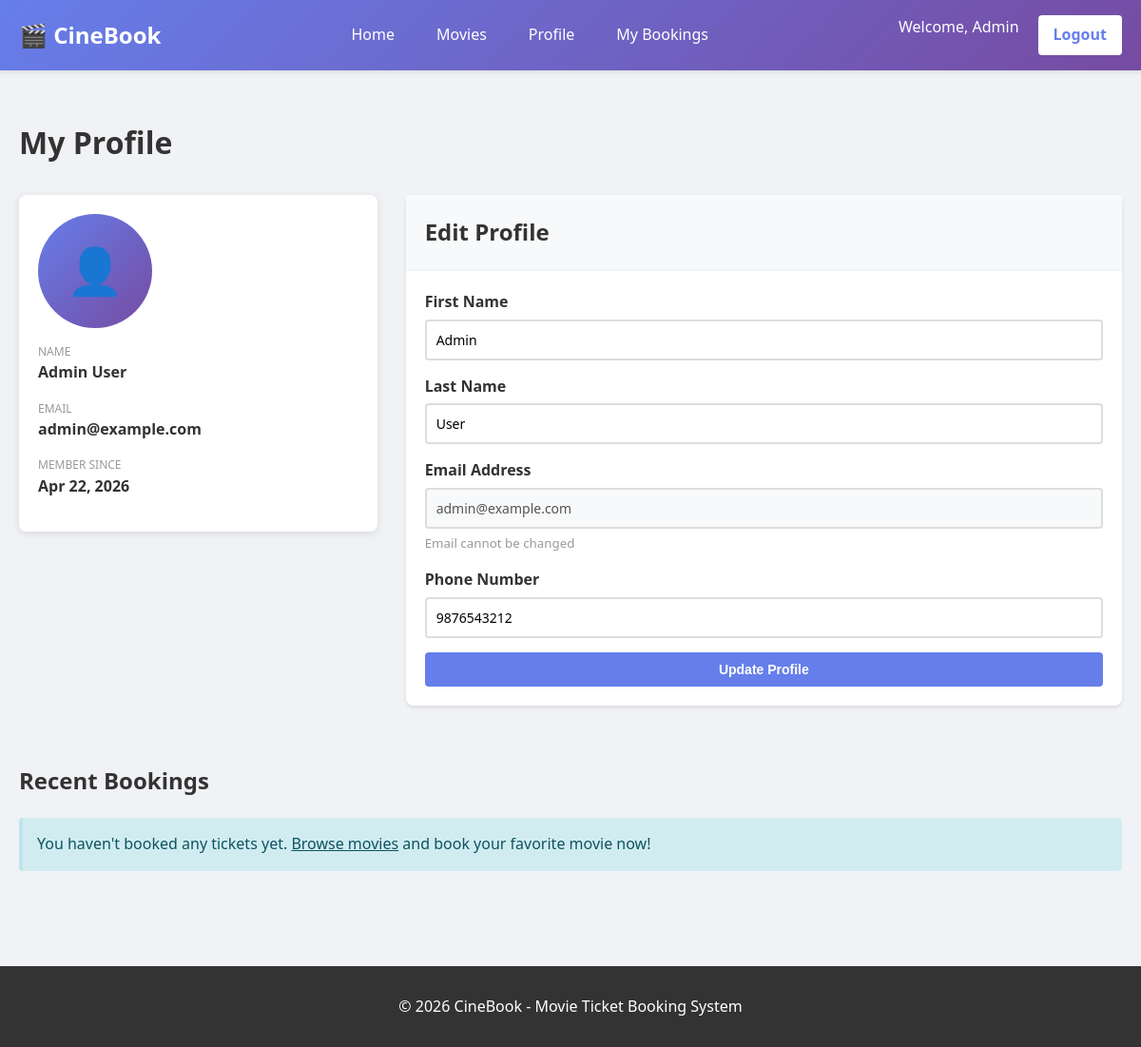
The app's page /pages/profile.php (signed in) with its own data.
### tables this page shows
CREATE TABLE IF NOT EXISTS users (
    user_id INT PRIMARY KEY AUTO_INCREMENT,
    email VARCHAR(100) UNIQUE NOT NULL,
    password VARCHAR(255) NOT NULL,
    first_name VARCHAR(50) NOT NULL,
    last_name VARCHAR(50) NOT NULL,
    phone VARCHAR(15),
    user_type ENUM('user', 'admin') DEFAULT 'user',
    created_at TIMESTAMP DEFAULT CURRENT_TIMESTAMP,
    updated_at TIMESTAMP DEFAULT CURRENT_TIMESTAMP ON UPDATE CURRENT_TIMESTAMP
);

### includes/auth.php (called while the page is built, shortened)
<?php
function get_user_info($conn, $user_id) {
    $query = "SELECT * FROM users WHERE user_id = ?";
    $stmt = $conn->prepare($query);
    $stmt->bind_param("i", $user_id);
    $stmt->execute();
    return $stmt->get_result()->fetch_assoc();
}
?>

### includes/functions.php (called while the page is built, shortened)
<?php
function format_date($date) {
    return date('M d, Y', strtotime($date));
}
?>

### pages/profile.php (the view, shortened to what this page needs)
<?php
require_once '../config/config.php';
require_once '../includes/auth.php';
require_once '../includes/functions.php';
$user = get_user_info($conn, $_SESSION['user_id']);
$bookings = get_user_bookings($conn, $_SESSION['user_id']);
?>
<!DOCTYPE html>
<html lang="en">
<head>
    <link rel="stylesheet" href="../css/style.css">
</head>
<body>
    <header>
        <nav>
            <div class="logo">🎬 CineBook</div>
            <ul class="nav-links">
                <li><a href="../index.php">Home</a></li>
                <li><a href="movies.php">Movies</a></li>
                <li><a href="profile.php">Profile</a></li>
                <li><a href="bookings.php">My Bookings</a></li>
            </ul>
            <div class="auth-buttons">
                <span style="color: white; margin-right: 10px;">
                    Welcome, <?php echo htmlspecialchars($_SESSION['first_name']); ?>
                </span>
                <a href="logout.php">Logout</a>
            </div>
        </nav>
    </header>
    <main class="container">
        <div style="margin: 30px 0;">
            <h1 style="color: #333; margin-bottom: 30px;">My Profile</h1>
            <div class="profile-container">
                <div class="profile-sidebar">
                    <div class="profile-avatar">👤</div>
                    <div class="profile-info">
                        <div class="profile-info-label">Name</div>
                        <div class="profile-info-value"><?php echo htmlspecialchars($user['first_name'] . ' ' . $user['last_name']); ?></div>
                    </div>
                    <div class="profile-info">
                        <div class="profile-info-label">Email</div>
                        <div class="profile-info-value" style="word-break: break-all;"><?php echo htmlspecialchars($user['email']); ?></div>
                    </div>
                    <div class="profile-info">
                        <div class="profile-info-label">Member Since</div>
                        <div class="profile-info-value"><?php echo format_date($user['created_at']); ?></div>
                    </div>
                </div>
                <div>
                    <div class="card">
                        <div class="card-header">
                            <h2>Edit Profile</h2>
                        </div>
                        <form method="POST">
                            <div class="form-group">
                                <label for="first_name">First Name</label>
                                <input type="text" id="first_name" name="first_name" value="<?php echo htmlspecialchars($user['first_name']); ?>" required>
                            </div>
                            <div class="form-group">
                                <label for="last_name">Last Name</label>
                                <input type="text" id="last_name" name="last_name" value="<?php echo htmlspecialchars($user['last_name']); ?>" required>
                            </div>
                            <div class="form-group">
                                <label for="email">Email Address</label>
                                <input type="email" id="email" value="<?php echo htmlspecialchars($user['email']); ?>" disabled style="background-color: #f8f9fa; cursor: not-allowed;">
                                <small style="color: #999; display: block; margin-top: 5px;">Email cannot be changed</small>
                            </div>
                            <div class="form-group">
                                <label for="phone">Phone Number</label>
                                <input type="tel" id="phone" name="phone" value="<?php echo htmlspecialchars($user['phone'] ?? ''); ?>">
                            </div>
                            <button type="submit" class="btn btn-primary" style="width: 100%;">Update Profile</button>
                        </form>
                    </div>
                </div>
            </div>
            <div style="margin-top: 40px;">
                <h2 style="color: #333; margin-bottom: 20px;">Recent Bookings</h2>
                <?php if(!empty($bookings)): ?>
                    <div class="card">
                        <table class="table">
                            <thead>
                                <tr>
                                    <th>Booking ID</th>
                                    <th>Movie</th>
                                    <th>Show Time</th>
                                    <th>Seats</th>
                                    <th>Total Amount</th>
                                    <th>Status</th>
                                    <th>Action</th>
                                </tr>
                            </thead>
                            <tbody>
                                <?php foreach($bookings as $booking): ?>
                                    <tr>
                                        <td><?php echo '#TKT' . str_pad($booking['booking_id'], 6, '0', STR_PAD_LEFT); ?></td>
                                        <td><?php echo htmlspecialchars($booking['title']); ?></td>
                                        <td><?php echo format_datetime($booking['show_time']); ?></td>
                                        <td><?php echo $booking['seat_count']; ?></td>
                                        <td>₹<?php echo $booking['total_amount']; ?></td>
                                        <td>
                                            <span style="padding: 4px 8px; border-radius: 4px; background-color: #d4edda; color: #155724; font-size: 12px;">
                                                <?php echo ucfirst($booking['booking_status']); ?>
                                            </span>
                                        </td>
                                        <td>
                                            <a href="booking-details.php?booking_id=<?php echo $booking['booking_id']; ?>" class="btn btn-small btn-primary">
                                                View
                                            </a>
                                        </td>
                                    </tr>
                                <?php endforeach; ?>
                            </tbody>
                        </table>
                    </div>
                <?php else: ?>
                    <div class="alert alert-info">
                        You haven't booked any tickets yet. <a href="movies.php" style="color: #0c5460; text-decoration: underline;">Browse movies</a> and book your favorite movie now!
                    </div>
                <?php endif; ?>
            </div>
        </div>
    </main>
    <footer>
        <p>&copy; 2026 CineBook - Movie Ticket Booking System</p>
    </footer>
</body>
</html>

### css/style.css (style rules this page uses)
* { margin: 0; padding: 0; box-sizing: border-box; }
body { font-family: 'Segoe UI', Tahoma, Geneva, Verdana, sans-serif; background-color: #f0f2f5; color: #333; line-height: 1.6; }
header { background: linear-gradient(135deg, #667eea 0%, #764ba2 100%); color: white; padding: 1rem 0; box-shadow: 0 2px 5px rgba(0,0,0,0.1); }
nav { max-width: 1200px; margin: 0 auto; padding: 0 20px; display: flex; justify-content: space-between; align-items: center; }
.logo { font-size: 24px; font-weight: bold; }
.nav-links { display: flex; gap: 20px; list-style: none; }
.nav-links a { color: white; text-decoration: none; padding: 8px 12px; border-radius: 4px; transition: background-color 0.3s; }
.auth-buttons { display: flex; gap: 10px; }
.auth-buttons a, .auth-buttons button { background-color: white; color: #667eea; border: none; padding: 8px 16px; border-radius: 4px; cursor: pointer; text-decoration: none; font-weight: 600; transition: all 0.3s; }
.container { max-width: 1200px; margin: 0 auto; padding: 20px; }
.form-group { margin-bottom: 15px; }
label { display: block; margin-bottom: 5px; font-weight: 600; }
input[type="text"], input[type="email"], input[type="password"], input[type="tel"], input[type="number"], input[type="date"], select, textarea { width: 100%; padding: 10px; border: 2px solid #ddd; border-radius: 4px; font-size: 14px; font-family: inherit; transition: border-color 0.3s; }
.btn { padding: 10px 20px; border: none; border-radius: 4px; cursor: pointer; font-size: 14px; font-weight: 600; transition: all 0.3s; text-decoration: none; display: inline-block; text-align: center; }
.btn-primary { background-color: #667eea; color: white; }
.card { background: white; border-radius: 8px; box-shadow: 0 2px 4px rgba(0,0,0,0.1); padding: 20px; margin-bottom: 20px; }
.card-header { border-bottom: 2px solid #f0f2f5; margin: -20px -20px 20px -20px; padding: 20px; background-color: #f8f9fa; }
.card-header h2 { margin: 0; color: #333; }
.alert { padding: 15px; margin-bottom: 20px; border-radius: 4px; border-left: 4px solid #ddd; }
.alert-info { background-color: #d1ecf1; border-color: #bee5eb; color: #0c5460; }
.profile-container { display: grid; grid-template-columns: 1fr 2fr; gap: 30px; }
.profile-sidebar { background: white; border-radius: 8px; padding: 20px; height: fit-content; box-shadow: 0 2px 8px rgba(0,0,0,0.1); }
.profile-avatar { width: 120px; height: 120px; background: linear-gradient(135deg, #667eea 0%, #764ba2 100%); border-radius: 50%; display: flex; align-items: center; justify-content: center; color: white; font-size: 48px; margin-bottom: 15px; }
.profile-info { margin-bottom: 15px; }
.profile-info-label { font-size: 12px; color: #999; text-transform: uppercase; }
.profile-info-value { font-size: 16px; font-weight: 600; color: #333; margin-bottom: 15px; }
footer { background-color: #333; color: white; padding: 30px 20px; margin-top: 50px; text-align: center; }

### records on screen
users: first_name+last_name "Admin User", email "admin@example.com", created_at "Apr 22, 2026", first_name "Admin", last_name "User", phone "9876543212"

### other values on screen
$_SESSION['first_name'] "Admin"
